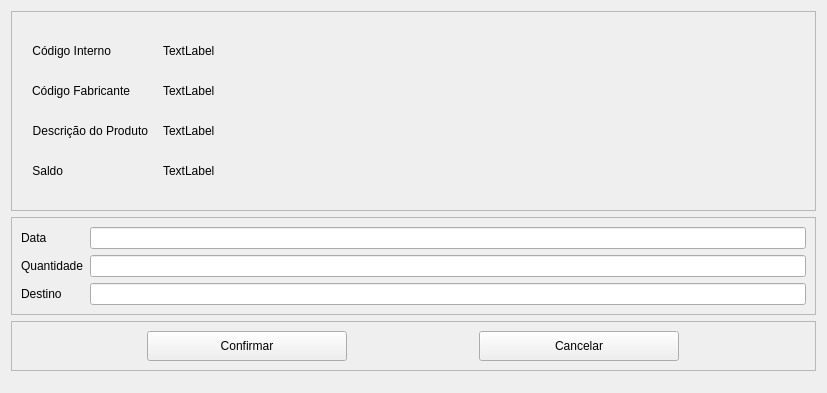
<?xml version="1.0" encoding="UTF-8"?>
<ui version="4.0">
 <class>wind_saida_prod</class>
 <widget class="QWidget" name="wind_saida_prod">
  <property name="geometry">
   <rect>
    <x>0</x>
    <y>0</y>
    <width>827</width>
    <height>393</height>
   </rect>
  </property>
  <property name="minimumSize">
   <size>
    <width>827</width>
    <height>0</height>
   </size>
  </property>
  <property name="maximumSize">
   <size>
    <width>827</width>
    <height>500</height>
   </size>
  </property>
  <property name="windowTitle">
   <string>Saída de Produtos do Estoque</string>
  </property>
  <layout class="QVBoxLayout" name="verticalLayout">
   <property name="spacing">
    <number>6</number>
   </property>
   <item alignment="Qt::AlignVCenter">
    <widget class="QFrame" name="fr_top">
     <property name="minimumSize">
      <size>
       <width>0</width>
       <height>200</height>
      </size>
     </property>
     <property name="maximumSize">
      <size>
       <width>16777215</width>
       <height>200</height>
      </size>
     </property>
     <property name="frameShape">
      <enum>QFrame::StyledPanel</enum>
     </property>
     <property name="frameShadow">
      <enum>QFrame::Raised</enum>
     </property>
     <layout class="QVBoxLayout" name="verticalLayout_2">
      <property name="spacing">
       <number>10</number>
      </property>
      <property name="leftMargin">
       <number>10</number>
      </property>
      <property name="topMargin">
       <number>10</number>
      </property>
      <property name="rightMargin">
       <number>10</number>
      </property>
      <property name="bottomMargin">
       <number>10</number>
      </property>
      <item>
       <layout class="QFormLayout" name="formLayout">
        <property name="formAlignment">
         <set>Qt::AlignLeading|Qt::AlignLeft|Qt::AlignVCenter</set>
        </property>
        <property name="horizontalSpacing">
         <number>15</number>
        </property>
        <property name="leftMargin">
         <number>10</number>
        </property>
        <property name="rightMargin">
         <number>10</number>
        </property>
        <item row="0" column="0">
         <widget class="QLabel" name="lb_codint">
          <property name="minimumSize">
           <size>
            <width>0</width>
            <height>30</height>
           </size>
          </property>
          <property name="maximumSize">
           <size>
            <width>16777215</width>
            <height>30</height>
           </size>
          </property>
          <property name="text">
           <string>&lt;html&gt;&lt;head/&gt;&lt;body&gt;&lt;p align=&quot;right&quot;&gt;Código Interno&lt;/p&gt;&lt;/body&gt;&lt;/html&gt;</string>
          </property>
          <property name="alignment">
           <set>Qt::AlignRight|Qt::AlignTrailing|Qt::AlignVCenter</set>
          </property>
         </widget>
        </item>
        <item row="1" column="0">
         <widget class="QLabel" name="lb_codforn">
          <property name="minimumSize">
           <size>
            <width>0</width>
            <height>30</height>
           </size>
          </property>
          <property name="maximumSize">
           <size>
            <width>16777215</width>
            <height>30</height>
           </size>
          </property>
          <property name="text">
           <string>&lt;html&gt;&lt;head/&gt;&lt;body&gt;&lt;p align=&quot;right&quot;&gt;Código Fabricante&lt;/p&gt;&lt;/body&gt;&lt;/html&gt;</string>
          </property>
          <property name="alignment">
           <set>Qt::AlignRight|Qt::AlignTrailing|Qt::AlignVCenter</set>
          </property>
         </widget>
        </item>
        <item row="2" column="0">
         <widget class="QLabel" name="lb_descprod">
          <property name="minimumSize">
           <size>
            <width>0</width>
            <height>30</height>
           </size>
          </property>
          <property name="maximumSize">
           <size>
            <width>16777215</width>
            <height>30</height>
           </size>
          </property>
          <property name="text">
           <string>&lt;html&gt;&lt;head/&gt;&lt;body&gt;&lt;p align=&quot;right&quot;&gt;Descrição do Produto&lt;/p&gt;&lt;/body&gt;&lt;/html&gt;</string>
          </property>
          <property name="alignment">
           <set>Qt::AlignRight|Qt::AlignTrailing|Qt::AlignVCenter</set>
          </property>
         </widget>
        </item>
        <item row="3" column="0">
         <widget class="QLabel" name="lb_forn">
          <property name="minimumSize">
           <size>
            <width>0</width>
            <height>30</height>
           </size>
          </property>
          <property name="maximumSize">
           <size>
            <width>16777215</width>
            <height>30</height>
           </size>
          </property>
          <property name="text">
           <string>&lt;html&gt;&lt;head/&gt;&lt;body&gt;&lt;p align=&quot;right&quot;&gt;Saldo&lt;/p&gt;&lt;/body&gt;&lt;/html&gt;</string>
          </property>
          <property name="alignment">
           <set>Qt::AlignRight|Qt::AlignTrailing|Qt::AlignVCenter</set>
          </property>
         </widget>
        </item>
        <item row="0" column="1">
         <widget class="QLabel" name="cp_codint">
          <property name="text">
           <string>TextLabel</string>
          </property>
         </widget>
        </item>
        <item row="1" column="1">
         <widget class="QLabel" name="cp_codfabr">
          <property name="text">
           <string>TextLabel</string>
          </property>
         </widget>
        </item>
        <item row="2" column="1">
         <widget class="QLabel" name="cp_descprod">
          <property name="text">
           <string>TextLabel</string>
          </property>
         </widget>
        </item>
        <item row="3" column="1">
         <widget class="QLabel" name="cp_saldo">
          <property name="text">
           <string>TextLabel</string>
          </property>
         </widget>
        </item>
       </layout>
      </item>
     </layout>
    </widget>
   </item>
   <item>
    <widget class="QFrame" name="frame">
     <property name="frameShape">
      <enum>QFrame::StyledPanel</enum>
     </property>
     <property name="frameShadow">
      <enum>QFrame::Raised</enum>
     </property>
     <layout class="QFormLayout" name="formLayout_2">
      <item row="0" column="0">
       <widget class="QLabel" name="lb_data">
        <property name="text">
         <string>Data</string>
        </property>
       </widget>
      </item>
      <item row="0" column="1">
       <widget class="QLineEdit" name="le_data">
        <property name="styleSheet">
         <string notr="true">color: rgb(255, 255, 255);</string>
        </property>
        <property name="placeholderText">
         <string>dd/mm/aaaa</string>
        </property>
       </widget>
      </item>
      <item row="1" column="0">
       <widget class="QLabel" name="lb_quant">
        <property name="text">
         <string>Quantidade</string>
        </property>
       </widget>
      </item>
      <item row="2" column="0">
       <widget class="QLabel" name="lb_destino">
        <property name="text">
         <string>Destino</string>
        </property>
       </widget>
      </item>
      <item row="1" column="1">
       <widget class="QLineEdit" name="le_quant">
        <property name="styleSheet">
         <string notr="true">color: rgb(255, 255, 255);</string>
        </property>
        <property name="placeholderText">
         <string>0,0</string>
        </property>
       </widget>
      </item>
      <item row="2" column="1">
       <widget class="QLineEdit" name="le_destino">
        <property name="styleSheet">
         <string notr="true">color: rgb(255, 255, 255);</string>
        </property>
       </widget>
      </item>
     </layout>
    </widget>
   </item>
   <item alignment="Qt::AlignTop">
    <widget class="QFrame" name="fr_bot">
     <property name="frameShape">
      <enum>QFrame::StyledPanel</enum>
     </property>
     <property name="frameShadow">
      <enum>QFrame::Raised</enum>
     </property>
     <layout class="QHBoxLayout" name="horizontalLayout">
      <item>
       <widget class="QPushButton" name="pb_confirma_entr">
        <property name="minimumSize">
         <size>
          <width>200</width>
          <height>30</height>
         </size>
        </property>
        <property name="maximumSize">
         <size>
          <width>200</width>
          <height>30</height>
         </size>
        </property>
        <property name="cursor">
         <cursorShape>PointingHandCursor</cursorShape>
        </property>
        <property name="styleSheet">
         <string notr="true">QPushButton:hover{
	background-color: rgb(85, 255, 127);	
	color: rgb(255, 0, 0);
	border-radius: 10px
}</string>
        </property>
        <property name="text">
         <string>Confirmar</string>
        </property>
       </widget>
      </item>
      <item>
       <widget class="QPushButton" name="pb_cancela_entr">
        <property name="minimumSize">
         <size>
          <width>200</width>
          <height>30</height>
         </size>
        </property>
        <property name="maximumSize">
         <size>
          <width>200</width>
          <height>30</height>
         </size>
        </property>
        <property name="cursor">
         <cursorShape>PointingHandCursor</cursorShape>
        </property>
        <property name="styleSheet">
         <string notr="true">QPushButton:hover{
	background-color: rgb(255, 0, 0);
	color: rgb(0, 0, 255);
	border-radius: 10px
}</string>
        </property>
        <property name="text">
         <string>Cancelar</string>
        </property>
       </widget>
      </item>
     </layout>
    </widget>
   </item>
  </layout>
 </widget>
 <resources/>
 <connections/>
</ui>
